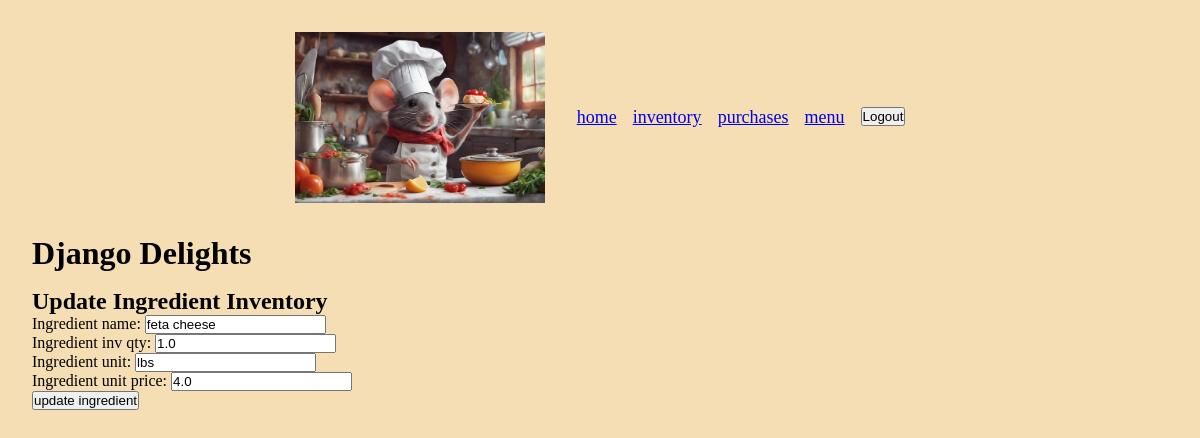
Screenshot of /inventory/6/ (signed in) with the database file from the repository.
### inventory/models.py (models this page shows, shortened)
class Ingredient(models.Model):
    ingredient_name = models.CharField(max_length=200)
    ingredient_inv_qty = models.FloatField(validators=[MinValueValidator(0)])
    ingredient_unit = models.CharField(max_length=200)
    ingredient_unit_price = models.FloatField(
        validators=[MinValueValidator(0)])

### inventory/views.py (the view)
class UpdateInventory(LoginRequiredMixin, UpdateView):
    model = Ingredient
    fields = '__all__'
    template_name = 'inventory/update_inventory.html'
    success_url = '/inventory/'
    login_url = '/login/'

### inventory/templates/inventory/update_inventory.html
{% extends 'inventory/base.html' %} {% block content %}
<h2>Update Ingredient Inventory</h2>
<form
  action=""
  method="POST"
>
  {% csrf_token %} {{ form.as_p }}
  <button type="submit">update ingredient</button>
</form>
{% endblock %}

### inventory/static/inventory/css/style.css (style rules this page uses)
*, *::before, *::after { margin: 0; padding: 0; box-sizing: border-box; }
body { background-color: wheat; }

### rows the page displays
Ingredient: ingredient_name "feta cheese", ingredient_inv_qty "1.0", ingredient_unit "lbs", ingredient_unit_price "4.0"
